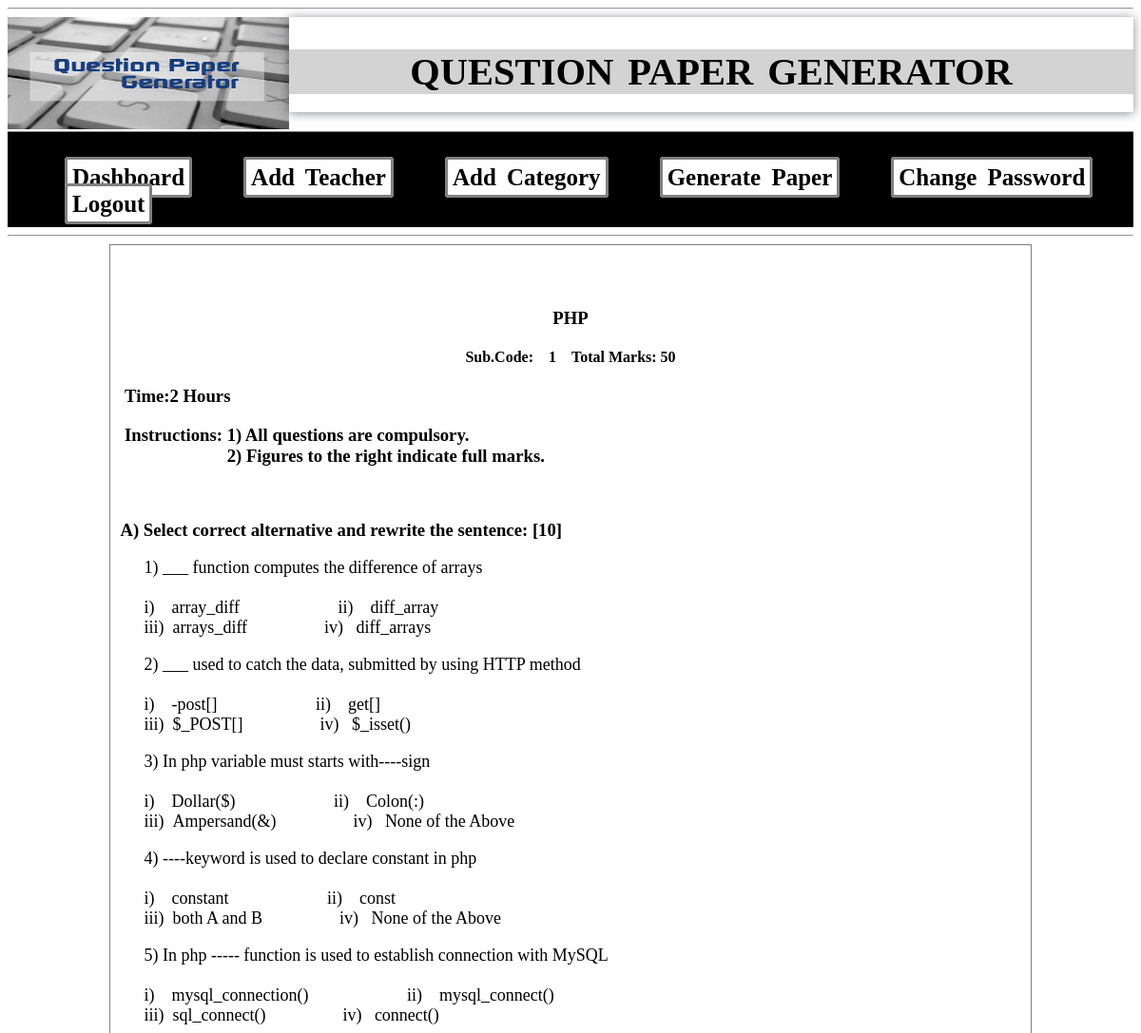
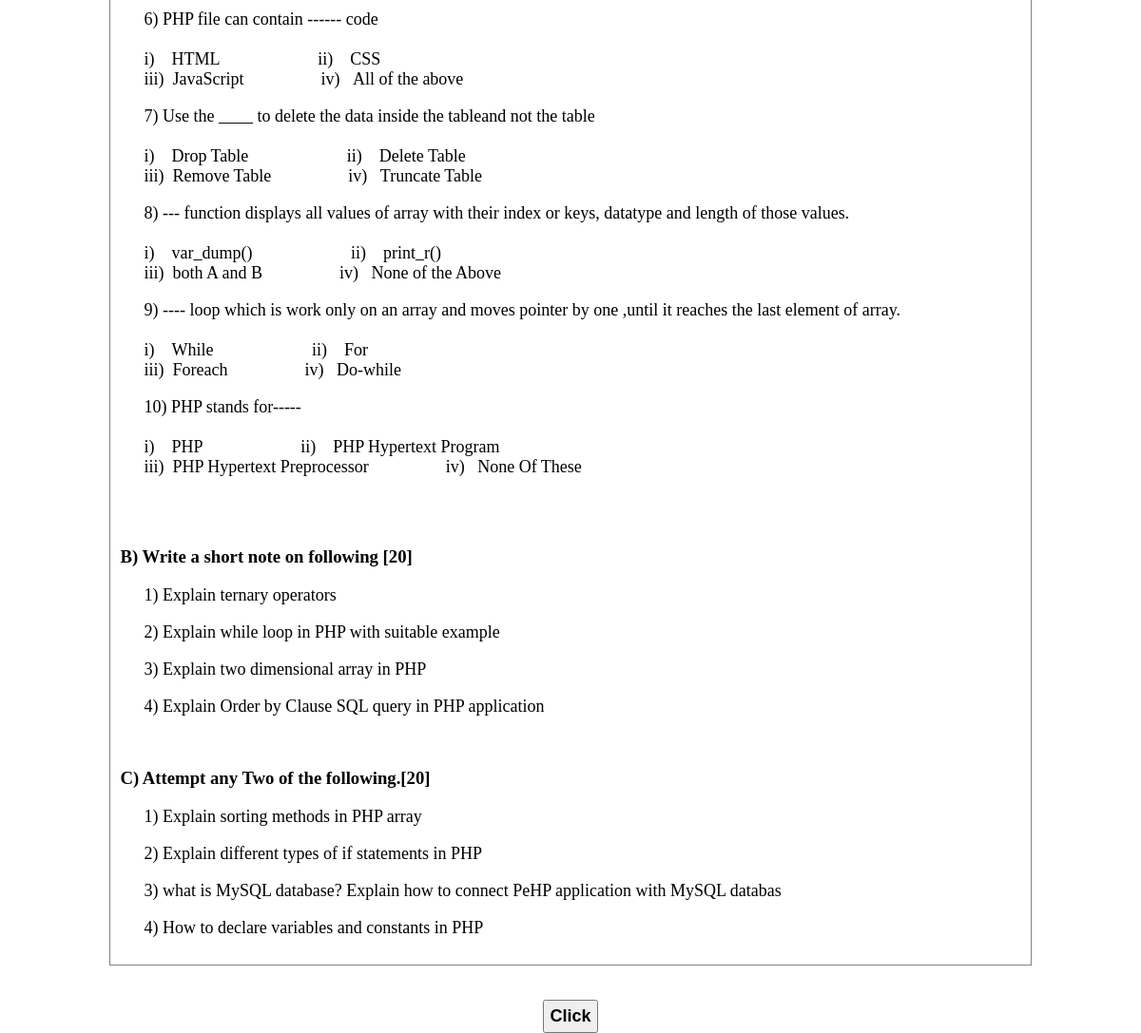
The app's page /admin/create-paper50.php?sid=1 with its own data (2 pictures, top to bottom).
### tables this page shows
CREATE TABLE IF NOT EXISTS `addsubject` (
  `sid` int(10) NOT NULL,
  `sname` varchar(255) NOT NULL,
  `tid` int(11) NOT NULL,
  `qstatus` varchar(100) NOT NULL,
  PRIMARY KEY (`sid`)
);

CREATE TABLE IF NOT EXISTS `mcq_quetion` (
  `qmid` int(11) NOT NULL AUTO_INCREMENT,
  `qmnm` varchar(255) NOT NULL,
  `op1` varchar(255) NOT NULL,
  `op2` varchar(255) NOT NULL,
  `op3` varchar(255) NOT NULL,
  `op4` varchar(255) NOT NULL,
  `sid` int(10) NOT NULL,
  `tid` int(11) NOT NULL,
  `qtype` varchar(255) NOT NULL,
  PRIMARY KEY (`qmid`)
);

CREATE TABLE IF NOT EXISTS `theory_quetion` (
  `qid` int(11) NOT NULL AUTO_INCREMENT,
  `qnm` varchar(255) NOT NULL,
  `catid` int(11) NOT NULL,
  `sid` int(10) NOT NULL,
  `tid` int(11) NOT NULL,
  `qtype` varchar(100) NOT NULL,
  PRIMARY KEY (`qid`),
  KEY `tid` (`tid`)
);

### admin/create-paper50.php (the view, shortened to what this page needs)
<html>
<head>
<link rel="stylesheet" type="text/css" href="css/style1.css">
</head>
<body><hr>
   <?php
    include 'header1.php';
	?>
	<div id="output" style="background-color:white;width:80%;margin:0 auto;height:auto;padding:10px;border:1px solid grey;">
	       <div id="head" align="center">
 <?php
				 include 'conection.php';
		$queryS ="SELECT * FROM addsubject WHERE sid=".$_GET['sid'];
		$resultS=mysqli_query($con,$queryS);
		$rows=mysqli_fetch_assoc($resultS)
	?>
<br><br>
<h3><?php echo $rows['sname'];?></h3>
<h4>Sub.Code:&nbsp;&nbsp;&nbsp;
<?php echo $rows['sid'];?>
&nbsp;&nbsp;&nbsp;&nbsp;Total Marks: 50</h4>
</div>
<div id="day_date" style="text-align:left;">
<h3>&nbsp;Time:2 Hours</h3>
<h3>&nbsp;Instructions:&nbsp;1) All questions are compulsory.<br>&nbsp;&nbsp;&nbsp;&nbsp;&nbsp;&nbsp;&nbsp;&nbsp;&nbsp;&nbsp;&nbsp;&nbsp;&nbsp;&nbsp;&nbsp;&nbsp;&nbsp;&nbsp;&nbsp;&nbsp;&nbsp;
                    &nbsp;&nbsp;2) Figures to the right indicate full marks.</h3>
</div>
<div id="mcq">
<br><h3>
A) Select correct alternative and rewrite the sentence:
<span>[10]</span>
</h3>
<?php
$querymcq ="SELECT * FROM mcq_quetion WHERE sid=".$_GET['sid']." ORDER BY RAND() LIMIT 10";
		$resultmcq=mysqli_query($con,$querymcq);
		$i =1;
		while($rowmcq=mysqli_fetch_assoc($resultmcq))
		{
?>
<p style="margin-left:25px;font-size:18px;">
<?php echo $i;?>)
<?php echo $rowmcq['qmnm'];?>
<br><br>
i)&nbsp;&nbsp;&nbsp;&nbsp;<?php echo $rowmcq['op1'];?>
&nbsp;&nbsp;&nbsp;&nbsp;&nbsp;&nbsp;&nbsp;&nbsp;&nbsp;&nbsp;&nbsp;&nbsp;&nbsp;&nbsp;&nbsp;&nbsp;&nbsp;&nbsp;&nbsp;&nbsp;&nbsp;
ii)&nbsp;&nbsp;&nbsp;&nbsp;<?php echo $rowmcq['op2'];?><br>
iii)&nbsp;&nbsp;<?php echo $rowmcq['op3'];?> &nbsp;&nbsp;&nbsp;&nbsp;&nbsp;&nbsp;&nbsp;&nbsp;&nbsp;&nbsp;&nbsp;&nbsp;&nbsp;&nbsp;&nbsp;&nbsp;
iv)&nbsp;&nbsp;&nbsp;<?php echo $rowmcq['op4'];?><br>
</p>
	<?php
	$i++;
	}
	?>
</div><br>
<div id="any_four">
<br><h3>B) Write a short note on following [20]</h3>
<?php
$querynote ="SELECT * FROM theory_quetion WHERE sid=".$_GET['sid']." AND catid=4 ORDER BY RAND() LIMIT 4";
		$resultnote=mysqli_query($con,$querynote);
		$i =1;
		while($rownote=mysqli_fetch_assoc($resultnote))
		{
?>
<p style="margin-left:25px;font-size:18px;">
<?php echo $i;?>)
<?php echo $rownote['qnm'];?>
	<?php
	$i++;
	}
	?>
<p></div>
<div id="any_two">
<br><h3>C) Attempt any Two of the following.[20]</h3>
<?php
$querytwo ="SELECT * FROM theory_quetion WHERE sid=".$_GET['sid']." AND catid=3 ORDER BY RAND() LIMIT 4";
		$resulttwo=mysqli_query($con,$querytwo);
		$i =1;
		while($rowtwo=mysqli_fetch_assoc($resulttwo))
		{
?>
<p style="margin-left:25px;font-size:18px;">
<?php echo $i;?>)
<?php echo $rowtwo['qnm'];?>
	<?php
	$i++;
	}
	?>
</div>
</div><br><br>
<div align="center">
 <input type="button" value="Click" onclick="printDiv()" style="padding:5px; font-size:18px; font-weight:bold;">
</div>
</body>
</html>

### records on screen
addsubject: sname "PHP", sid "1"
mcq_quetion: qmnm "___ function computes the difference of arrays", op1 "array_diff", op2 "diff_array", op3 "arrays_diff", op4 "diff_arrays"
mcq_quetion: qmnm "___ used to catch the data, submitted by using HTTP method", op1 "-post[]", op2 "get[]", op3 "$_POST[]", op4 "$_isset()"
mcq_quetion: qmnm "In php variable must starts with----sign", op1 "Dollar($)", op2 "Colon(:)", op3 "Ampersand(&)", op4 "None of the Above"
mcq_quetion: qmnm "----keyword is used to declare constant in php", op1 "constant", op2 "const", op3 "both A and B", op4 "None of the Above"
mcq_quetion: qmnm "In php ----- function is used to establish connection with MySQL", op1 "mysql_connection()", op2 "mysql_connect()", op3 "sql_connect()", op4 "connect()"
mcq_quetion: qmnm "PHP file can contain ------ code", op1 "HTML", op2 "CSS", op3 "JavaScript", op4 "All of the above"
mcq_quetion: qmnm "Use the ____ to delete the data inside the tableand not the table", op1 "Drop Table", op2 "Delete Table", op3 "Remove Table", op4 "Truncate Table"
mcq_quetion: qmnm "--- function displays all values of array with their index or keys, datatype and length of those values.", op1 "var_dump()", op2 "print_r()", op3 "both A and B", op4 "None of the Above"
mcq_quetion: qmnm "---- loop which is work only on an array and moves pointer by one ,until it reaches the last element of array.", op1 "While", op2 "For", op3 "Foreach", op4 "Do-while"
mcq_quetion: qmnm "PHP stands for-----", op1 "PHP", op2 "PHP Hypertext Program", op3 "PHP Hypertext Preprocessor", op4 "None Of These"
theory_quetion: qnm "Explain ternary operators"
theory_quetion: qnm "Explain while loop in PHP with suitable example"
theory_quetion: qnm "Explain two dimensional array in PHP"
theory_quetion: qnm "Explain Order by Clause SQL query in PHP application"
theory_quetion: qnm "Explain sorting methods in PHP array"
theory_quetion: qnm "Explain different types of if statements in PHP"
theory_quetion: qnm "what is MySQL database? Explain how to connect PeHP application with MySQL databas"
theory_quetion: qnm "How to declare variables and constants in PHP"
